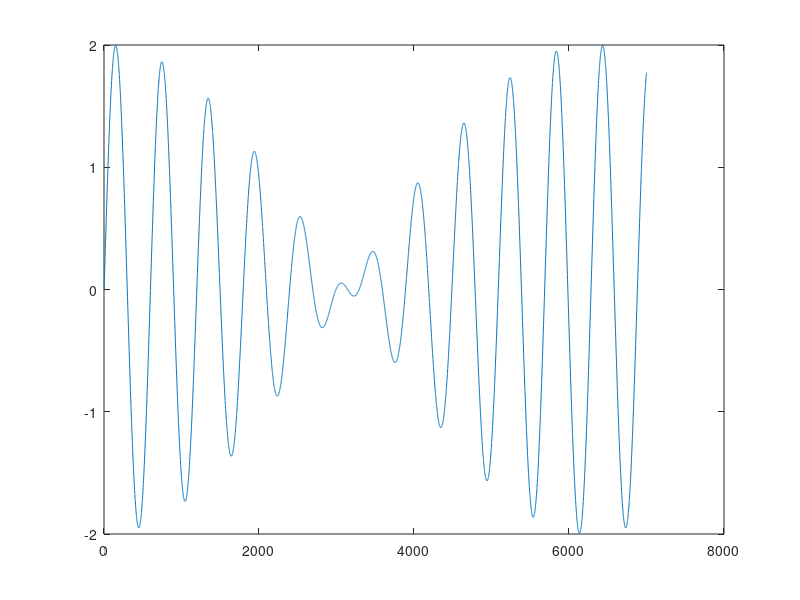

The MATLAB source for this figure:
% plot beating

step=0.001;

f1 = 10;
f2 = 11;
real_max = 7;

wf1 = sin(f1*(0:step:real_max));
wf2 = sin(f2*(0:step:real_max));

plot(wf1+wf2);

